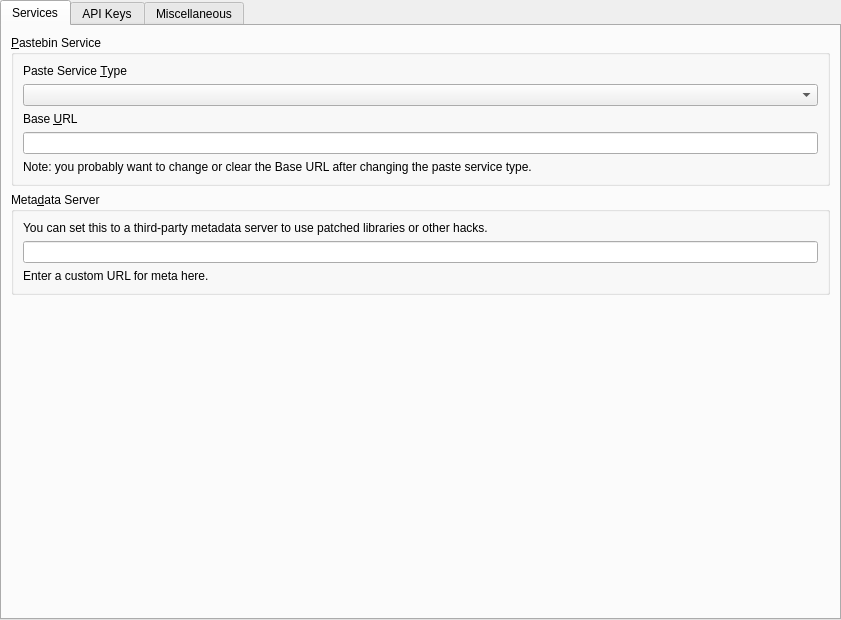
<?xml version="1.0" encoding="UTF-8"?>
<ui version="4.0">
 <class>APIPage</class>
 <widget class="QWidget" name="APIPage">
  <property name="geometry">
   <rect>
    <x>0</x>
    <y>0</y>
    <width>841</width>
    <height>620</height>
   </rect>
  </property>
  <layout class="QVBoxLayout" name="verticalLayout">
   <property name="leftMargin">
    <number>0</number>
   </property>
   <property name="topMargin">
    <number>0</number>
   </property>
   <property name="rightMargin">
    <number>0</number>
   </property>
   <property name="bottomMargin">
    <number>0</number>
   </property>
   <item>
    <widget class="QTabWidget" name="tabWidget">
     <property name="currentIndex">
      <number>0</number>
     </property>
     <widget class="QWidget" name="tab">
      <attribute name="title">
       <string>Services</string>
      </attribute>
      <layout class="QVBoxLayout" name="verticalLayout_2">
       <item>
        <widget class="QGroupBox" name="groupBox_paste">
         <property name="title">
          <string>&amp;Pastebin Service</string>
         </property>
         <layout class="QVBoxLayout" name="verticalLayout_3">
          <item>
           <widget class="QLabel" name="pasteServiceTypeLabel">
            <property name="text">
             <string>Paste Service &amp;Type</string>
            </property>
            <property name="buddy">
             <cstring>pasteTypeComboBox</cstring>
            </property>
           </widget>
          </item>
          <item>
           <widget class="QComboBox" name="pasteTypeComboBox"/>
          </item>
          <item>
           <widget class="QLabel" name="baseURLLabel">
            <property name="text">
             <string>Base &amp;URL</string>
            </property>
            <property name="buddy">
             <cstring>baseURLEntry</cstring>
            </property>
           </widget>
          </item>
          <item>
           <widget class="QLineEdit" name="baseURLEntry">
            <property name="placeholderText">
             <string/>
            </property>
            <property name="clearButtonEnabled">
             <bool>true</bool>
            </property>
           </widget>
          </item>
          <item>
           <widget class="QLabel" name="baseURLNote">
            <property name="text">
             <string>Note: you probably want to change or clear the Base URL after changing the paste service type.</string>
            </property>
            <property name="wordWrap">
             <bool>true</bool>
            </property>
           </widget>
          </item>
         </layout>
        </widget>
       </item>
       <item>
        <widget class="QGroupBox" name="groupBox_meta">
         <property name="title">
          <string>Meta&amp;data Server</string>
         </property>
         <layout class="QVBoxLayout" name="verticalLayout_5">
          <item>
           <widget class="QLabel" name="label_5">
            <property name="text">
             <string>You can set this to a third-party metadata server to use patched libraries or other hacks.</string>
            </property>
            <property name="textFormat">
             <enum>Qt::RichText</enum>
            </property>
            <property name="wordWrap">
             <bool>true</bool>
            </property>
           </widget>
          </item>
          <item>
           <widget class="QLineEdit" name="metaURL">
            <property name="placeholderText">
             <string/>
            </property>
           </widget>
          </item>
          <item>
           <widget class="QLabel" name="label_6">
            <property name="text">
             <string>Enter a custom URL for meta here.</string>
            </property>
            <property name="textFormat">
             <enum>Qt::RichText</enum>
            </property>
            <property name="wordWrap">
             <bool>true</bool>
            </property>
            <property name="openExternalLinks">
             <bool>true</bool>
            </property>
           </widget>
          </item>
         </layout>
        </widget>
       </item>
       <item>
        <spacer name="verticalSpacer_2">
         <property name="orientation">
          <enum>Qt::Vertical</enum>
         </property>
         <property name="sizeHint" stdset="0">
          <size>
           <width>20</width>
           <height>40</height>
          </size>
         </property>
        </spacer>
       </item>
      </layout>
     </widget>
     <widget class="QWidget" name="tab_2">
      <attribute name="title">
       <string>API Keys</string>
      </attribute>
      <layout class="QVBoxLayout" name="verticalLayout_8">
       <item>
        <widget class="QGroupBox" name="groupBox_msa">
         <property name="title">
          <string>&amp;Microsoft Authentication</string>
         </property>
         <layout class="QVBoxLayout" name="verticalLayout_4">
          <item>
           <widget class="QLabel" name="label_3">
            <property name="text">
             <string>Note: you probably don't need to set this if logging in via Microsoft Authentication already works.</string>
            </property>
            <property name="textFormat">
             <enum>Qt::RichText</enum>
            </property>
            <property name="wordWrap">
             <bool>true</bool>
            </property>
           </widget>
          </item>
          <item>
           <widget class="QLineEdit" name="msaClientID">
            <property name="placeholderText">
             <string>(Default)</string>
            </property>
           </widget>
          </item>
          <item>
           <widget class="QLabel" name="label_4">
            <property name="text">
             <string>Enter a custom client ID for Microsoft Authentication here.</string>
            </property>
            <property name="textFormat">
             <enum>Qt::RichText</enum>
            </property>
            <property name="wordWrap">
             <bool>true</bool>
            </property>
            <property name="openExternalLinks">
             <bool>true</bool>
            </property>
           </widget>
          </item>
         </layout>
        </widget>
       </item>
       <item>
        <widget class="QGroupBox" name="groupBox_modrinth">
         <property name="enabled">
          <bool>true</bool>
         </property>
         <property name="title">
          <string>&amp;Modrinth API</string>
         </property>
         <layout class="QGridLayout" name="gridLayout">
          <item row="0" column="0">
           <widget class="QLabel" name="label_8">
            <property name="text">
             <string>&lt;html&gt;&lt;head/&gt;&lt;body&gt;&lt;p&gt;Note: you only need to set this to access private data. Read the &lt;a href=&quot;https://docs.modrinth.com/#section/Authentication&quot;&gt;documentation&lt;/a&gt; for more information.&lt;/p&gt;&lt;/body&gt;&lt;/html&gt;</string>
            </property>
            <property name="openExternalLinks">
             <bool>true</bool>
            </property>
           </widget>
          </item>
          <item row="2" column="0">
           <widget class="QLabel" name="label_7">
            <property name="text">
             <string>Enter a custom API token for Modrinth here.</string>
            </property>
            <property name="textFormat">
             <enum>Qt::RichText</enum>
            </property>
            <property name="wordWrap">
             <bool>true</bool>
            </property>
            <property name="openExternalLinks">
             <bool>true</bool>
            </property>
           </widget>
          </item>
          <item row="1" column="0">
           <widget class="QLineEdit" name="modrinthToken">
            <property name="enabled">
             <bool>true</bool>
            </property>
            <property name="placeholderText">
             <string>(None)</string>
            </property>
           </widget>
          </item>
         </layout>
        </widget>
       </item>
       <item>
        <widget class="QGroupBox" name="groupBox_flame">
         <property name="enabled">
          <bool>true</bool>
         </property>
         <property name="title">
          <string>&amp;CurseForge Core API</string>
         </property>
         <layout class="QGridLayout" name="gridLayout">
          <item row="2" column="0">
           <widget class="QLabel" name="label_7">
            <property name="text">
             <string>Enter a custom API Key for CurseForge here.</string>
            </property>
            <property name="textFormat">
             <enum>Qt::RichText</enum>
            </property>
            <property name="wordWrap">
             <bool>true</bool>
            </property>
            <property name="openExternalLinks">
             <bool>true</bool>
            </property>
           </widget>
          </item>
          <item row="1" column="0">
           <widget class="QLineEdit" name="flameKey">
            <property name="enabled">
             <bool>true</bool>
            </property>
            <property name="placeholderText">
             <string>(Default)</string>
            </property>
           </widget>
          </item>
          <item row="1" column="1">
           <widget class="QPushButton" name="fetchKeyButton">
            <property name="text">
             <string>Fetch Official Launcher's Key</string>
            </property>
           </widget>
          </item>
          <item row="0" column="0" colspan="2">
           <widget class="QLabel" name="label_8">
            <property name="sizePolicy">
             <sizepolicy hsizetype="Preferred" vsizetype="Preferred">
              <horstretch>0</horstretch>
              <verstretch>0</verstretch>
             </sizepolicy>
            </property>
            <property name="text">
             <string>&lt;html&gt;&lt;head/&gt;&lt;body&gt;&lt;p&gt;Note: you probably don't need to set this if CurseForge already works.&lt;/p&gt;&lt;p&gt;&lt;span style=&quot; font-weight:700;&quot;&gt;Using the Cureforge application's API key may break CurseForge's terms of service but will allow the Launcher to download all mods in a modpack without manual intervention.&lt;/span&gt;&lt;/p&gt;&lt;/body&gt;&lt;/html&gt;</string>
             </property>
            <property name="wordWrap">
             <bool>true</bool>
            </property>
           </widget>
          </item>
         </layout>
        </widget>
       </item>
       <item>
        <widget class="QGroupBox" name="groupBox">
         <property name="title">
          <string>Technic Client ID</string>
         </property>
         <layout class="QVBoxLayout" name="verticalLayout_9">
          <item>
           <widget class="QLabel" name="label_11">
            <property name="text">
             <string>&lt;html&gt;&lt;head/&gt;&lt;body&gt;&lt;p&gt;Note: you only need to set this to access private data.&lt;/p&gt;&lt;/body&gt;&lt;/html&gt;</string>
            </property>
           </widget>
          </item>
          <item>
           <widget class="QLineEdit" name="technicClientID">
            <property name="placeholderText">
             <string>(None)</string>
            </property>
           </widget>
          </item>
          <item>
           <widget class="QLabel" name="label_12">
            <property name="text">
             <string>Enter a custom GUID client ID for Technic here.</string>
            </property>
           </widget>
          </item>
         </layout>
        </widget>
       </item>
       <item>
        <spacer name="verticalSpacer">
         <property name="orientation">
          <enum>Qt::Vertical</enum>
         </property>
         <property name="sizeHint" stdset="0">
          <size>
           <width>20</width>
           <height>40</height>
          </size>
         </property>
        </spacer>
       </item>
      </layout>
     </widget>
     <widget class="QWidget" name="tab_3">
      <attribute name="title">
       <string>Miscellaneous</string>
      </attribute>
      <layout class="QVBoxLayout" name="verticalLayout_6">
       <item>
        <widget class="QGroupBox" name="groupBox_ua">
         <property name="minimumSize">
          <size>
           <width>0</width>
           <height>0</height>
          </size>
         </property>
         <property name="title">
          <string>User Agent</string>
         </property>
         <layout class="QVBoxLayout" name="verticalLayout_7">
          <item>
           <widget class="QLineEdit" name="userAgentLineEdit"/>
          </item>
          <item>
           <widget class="QLabel" name="userAgentLabel">
            <property name="text">
             <string>Enter a custom User Agent here. The special string $LAUNCHER_VER will be replaced with the version of the launcher.</string>
            </property>
           </widget>
          </item>
         </layout>
        </widget>
       </item>
       <item>
        <spacer name="verticalSpacer_3">
         <property name="orientation">
          <enum>Qt::Vertical</enum>
         </property>
         <property name="sizeHint" stdset="0">
          <size>
           <width>20</width>
           <height>40</height>
          </size>
         </property>
        </spacer>
       </item>
      </layout>
     </widget>
    </widget>
   </item>
  </layout>
 </widget>
 <resources/>
 <connections/>
</ui>
